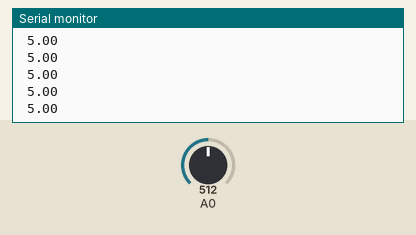
Recording of a sketch running on a simulated Arduino Uno, built with avr-gcc and run on an emulated ATmega328P. Shown: the last lines printed to the serial monitor. Inputs (shaded band) come from the test bench; at power-on: A0 = 512.

Above: at 1.2 s.
1.3 s: A0 set to 716
At 2.1 s:
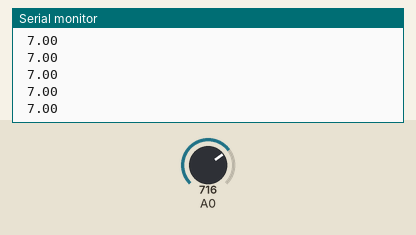
2.8 s: A0 set to 900
At 3.8 s:
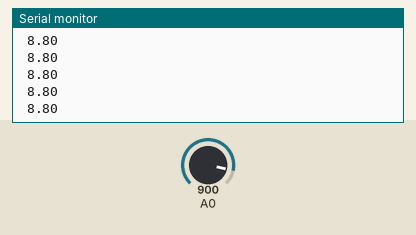
Timing chart, 0 to 5.8 s (numbered marks = the images above; inputs shaded):
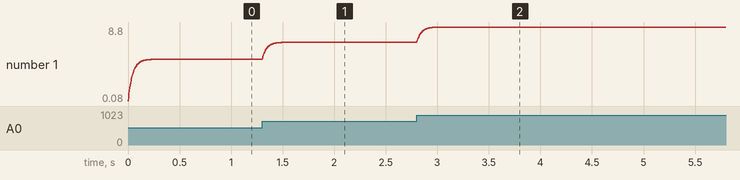

Measured:
- after the input at 1.3 s, the serial monitor: prints a new line at once (image 1)
- plotted number 1: 5 → 7 after the input at 1.3 s

The sketch:

asdd.ino
```cpp
float xn1 = 0;
float yn1 = 0;
int k = 0;

void setup() {
  Serial.begin(115200);
}

void loop() {

  //Citanje sa senzora
 float xn=analogRead(A0);
  xn = xn/1023.0*5;    //Konverzija mijenjati u zavisnosti od senzora

  // Filtrirani signal koeficijenti u notebooku zavisno koji hocemo
  float yn = 0.969*yn1 + 0.0155*xn + 0.0155*xn1;

  delay(1);   //Kasnjenje od jedne mili sekunde mislim vise je ako racunamo i ostalo
  xn1 = xn;
  yn1 = yn;

  if(k % 3 == 0)
    {         //na ploter da bi prikazivao >1ms zbog toga 3*

    //Serial.print(2*xn);
    Serial.print(" ");
    Serial.println(2*yn);
    k=0;
    }
  k = k+1;

}
```
